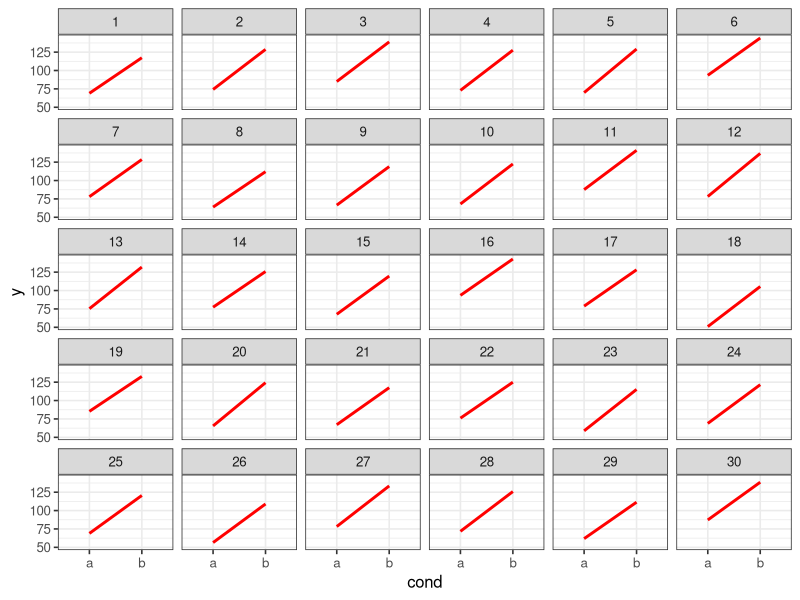

Source code (R):
library(lme4)
library(ggplot2)
library(dplyr)
set.seed(123)

N = 30 # number of subjects
K = 10 # number of observations per subject per condition

# Population parameters
intercept_mean <- 100
intercept_sd <- 10
slope_mean <- 50 # we know the underlying effect !!!!!!!!
slope_sd <- 10
error <- 10 # trial-by-trial error

intercept <- rnorm(N, intercept_mean, intercept_sd)
slope <- rnorm(N, slope_mean, slope_sd)

# iterate over subject to generate data for each one
data <- NULL

for(s in 1:N){
  data = rbind(
    data
    , data.frame(
      subj = s
      , cond = 'a'
      , y = rnorm(K, intercept[s] - .5*slope, error)
    )
    , data.frame(
      subj = s
      , cond = 'b'
      , y = rnorm(K, intercept[s] + .5*slope, error)
    )
  )
}

p <- ggplot(data) + 
  aes(x = cond, y = y) + theme_bw(base_size = 12) +
  stat_smooth(method = "lm", se = FALSE, aes(group = 1), col = "red") +
  facet_wrap("subj") +
  labs(x = "cond", y = "y")  
pdf("slides/linearmodels/gfx/varyingintercepts.pdf", width = 7, height = 5, bg = "transparent", family = "Times")
p
dev.off()

